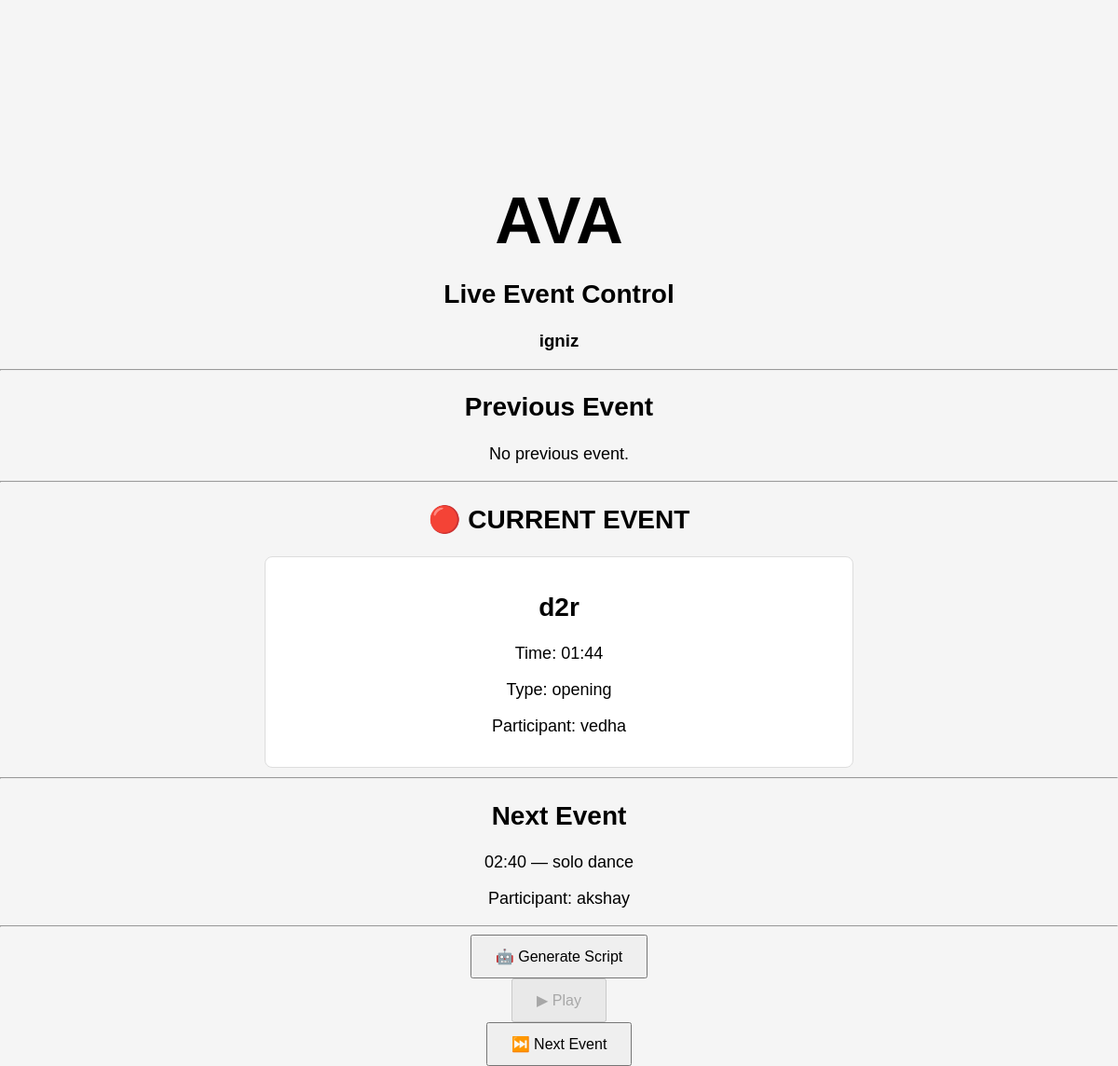
Screenshot of /event/2/live with the database file from the repository.
### tables this page shows
CREATE TABLE events (
            id INTEGER PRIMARY KEY AUTOINCREMENT,
            name TEXT NOT NULL,
            venue TEXT,
            event_date TEXT
        , description TEXT);

CREATE TABLE schedule (
            id INTEGER PRIMARY KEY AUTOINCREMENT,
            event_id INTEGER NOT NULL,
            event_time TEXT NOT NULL,
            title TEXT NOT NULL,
            event_type TEXT,
            participant TEXT, description TEXT,
            FOREIGN KEY (event_id) REFERENCES events(id)
        );

### app.py (the view)
@app.route("/event/<int:event_id>/live")
def live_event(event_id):
    connection = get_connection()
    event_data = connection.execute(
        "SELECT * FROM events WHERE id = ?",
        (event_id,)
    ).fetchone()
    schedule = connection.execute(
        """
        SELECT * FROM schedule
        WHERE event_id = ?
        ORDER BY event_time
        """,
        (event_id,)
    ).fetchall()
    connection.close()
    if not event_data:
        return "Event not found", 404
    if not schedule:
        return "No schedule available", 400
    if event_id not in live_positions:
        live_positions[event_id] = 0
    current_index = live_positions[event_id]
    manager = EventManager(schedule)
    manager.current_index = current_index
    flow = manager.get_flow_context()
    return render_template(
        "live.html",
        event=event_data,
        previous=flow["previous"],
        current=flow["current"],
        next_event=flow["next"],
        script=None,
        event_id=event_id
    )

### database/db.py (called while the page is built)
def get_connection():
    connection = sqlite3.connect(DATABASE)
    connection.row_factory = sqlite3.Row
    return connection

### services/event_manager.py (called while the page is built)
    def get_current(self):
        if not self.schedule:
            return None
        return self.schedule[self.current_index]

    def get_previous(self):
        if self.current_index <= 0:
            return None
        return self.schedule[self.current_index - 1]

    def get_next(self):
        if self.current_index >= len(self.schedule) - 1:
            return None
        return self.schedule[self.current_index + 1]

    def get_flow_context(self):
        return {
            "previous": self.get_previous(),
            "current": self.get_current(),
            "next": self.get_next()
        }

### templates/live.html (shortened to what this page needs)
<!DOCTYPE html>
<html lang="en">
<head>
    <link rel="stylesheet"
          href="{{ url_for('static', filename='css/style.css') }}">
</head>
<body>
<div class="container">
    <h1>AVA</h1>
    <h2>Live Event Control</h2>
    <h3>{{ event['name'] }}</h3>
    <hr>
    <h2>Previous Event</h2>
    {% if previous %}
        <p>
            {{ previous['event_time'] }}
            —
            {{ previous['title'] }}
        </p>
        {% if previous['participant'] %}
            <p>
                Participant:
                {{ previous['participant'] }}
            </p>
        {% endif %}
    {% else %}
        <p>No previous event.</p>
    {% endif %}
    <hr>
    <h2>🔴 CURRENT EVENT</h2>
    <div class="schedule-item">
        <h2>
            {{ current['title'] }}
        </h2>
        <p>
            Time:
            {{ current['event_time'] }}
        </p>
        <p>
            Type:
            {{ current['event_type'] }}
        </p>
        {% if current['participant'] %}
            <p>
                Participant:
                {{ current['participant'] }}
            </p>
        {% endif %}
    </div>
    <hr>
    <h2>Next Event</h2>
    {% if next_event %}
        <p>
            {{ next_event['event_time'] }}
            —
            {{ next_event['title'] }}
        </p>
        {% if next_event['participant'] %}
            <p>
                Participant:
                {{ next_event['participant'] }}
            </p>
        {% endif %}
    {% else %}
        <p>
            This is the final event.
        </p>
    {% endif %}
    <hr>
<form
    method="POST"
    action="{{ url_for('generate_event_script', event_id=event['id']) }}"
>
    <button type="submit">
        🤖 Generate Script
    </button>
</form>
    <button id="play-script" type="button" {% if not script %}disabled{% endif %}>
        ▶ Play
    </button>
    <form
    method="POST"
    action="{{ url_for('next_event', event_id=event['id']) }}"
>
    <button type="submit">
        ⏭️ Next Event
    </button>
</form>
</div>
</body>
</html>

### static/css/style.css (style rules this page uses)
body { margin: 0; font-family: Arial, sans-serif; background: #f5f5f5; }
.container { text-align: center; padding-top: 150px; }
h1 { font-size: 70px; margin-bottom: 5px; }
h2 { font-size: 28px; }
p { font-size: 18px; }
button { padding: 12px 30px; font-size: 16px; cursor: pointer; }
.schedule-item { background: white; padding: 15px; margin: 10px auto; max-width: 600px; border-radius: 8px; border: 1px solid #ddd; }
button { padding: 12px 25px; font-size: 16px; cursor: pointer; }

### rows the page displays
events: name "igniz"
schedule: title "d2r", event_time "01:44", event_type "opening", participant "vedha"
schedule: event_time "02:40", title "solo dance", participant "akshay"
